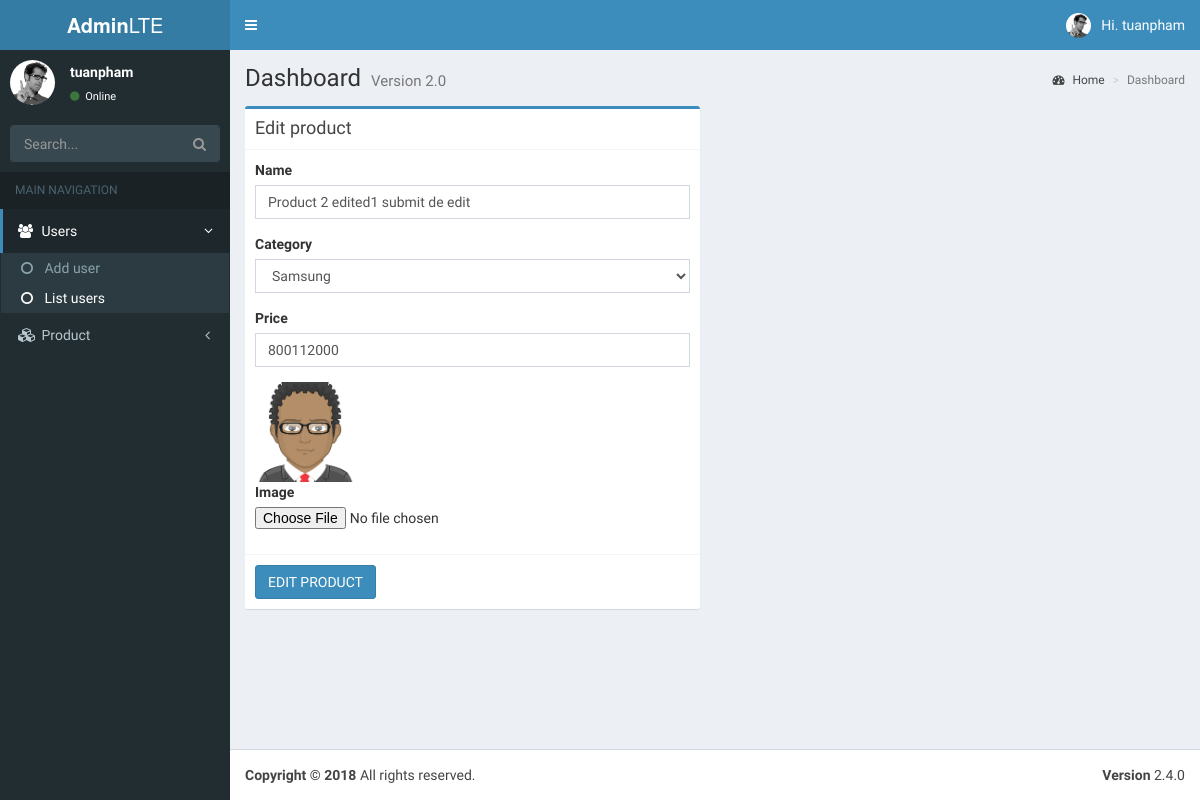
The page /admin.php?action=edit_product&id=1 (signed in) on the database its author committed.
### tables this page shows
CREATE TABLE `products` (
  `id` int(11) NOT NULL,
  `product_category_id` int(11) NOT NULL,
  `name` varchar(255) DEFAULT NULL,
  `price` float DEFAULT NULL,
  `image` varchar(255) NOT NULL
);

### config/connectdb.php (called while the page is built)
<?php
	class ConnectDB {
		function connect(){
			$server = 'localhost';
			$username = 'root';
			$password = '';
			$database = '18php04_shop';
			$this->conn = mysqli_connect($server, $username, $password, $database);
			return $this->conn;
		}
	}
?>

### model/product.php (the view, shortened to what this page needs)
<?php
	class Product {
		public $conn;
		function __construct() {
			$connect = new ConnectDB();
			$this->conn = $connect->connect();
		}
		function getProductInfo($id) {
			$sql = "SELECT * FROM products WHERE id = $id";
			$result = mysqli_query($this->conn, $sql);
			return $result;
		}
		function getListCategory($product_category_id = null) {
			$sql = "SELECT * FROM product_categories";
			$select = '';
			$result = mysqli_query($this->conn, $sql);
			while ($row = $result->fetch_assoc()) {
				$id = $row['id'];
				$name = $row['name'];
				$selected = ($id == $product_category_id)?'selected':'';
				$select.="<option value='$id' $selected>$name</option>";
			}
			return $select;
		}
	}
?>

### view/backend/edit_product.php (shortened to what this page needs)
<div class="row">
        <div class="col-md-6">
          <div class="box box-primary">
            <div class="box-header with-border">
              <h3 class="box-title">Edit product</h3>
            </div>
            <form role="form" action="admin.php?action=edit_product&id=<?php echo $id?>" method="post" enctype="multipart/form-data">
              <div class="box-body">
                <div class="form-group">
                  <label for="exampleInputName">Name</label>
                  <input type="text" class="form-control" placeholder="Enter name" name="name" value="<?php echo $nameEdit;?>">
                </div>
                <div class="form-group">
                  <label>Category</label>
                  <select class="form-control" name="product_category_id">
                    <?php echo $category;?>
                  </select>
                </div>
                <div class="form-group">
                  <label for="exampleInputUsername">Price</label>
                  <input type="text" class="form-control" placeholder="Enter price" name="price" value="<?php echo $priceEdit;?>">
                </div>
                <img src="dist/img/<?php echo $imageEdit?>">
                <div class="form-group">
                  <label for="exampleInputFile">Image</label>
                  <input type="file" id="exampleInputFile" name="image">
                </div>
              </div>
              <div class="box-footer">
                <button type="submit" class="btn btn-primary" name="edit_product">EDIT PRODUCT</button>
              </div>
            </form>
          </div>
        </div>
      </div>

### view/backend/edit_product.php (style rules this page uses)
img { height: 100px; }

### rows shown on the page
products: name "Product 2 edited1 submit de edit", price "800112000", image (picture)

### other values the page prints
$_SESSION['login'] "tuanpham"
form field product_category_id "Samsung"
